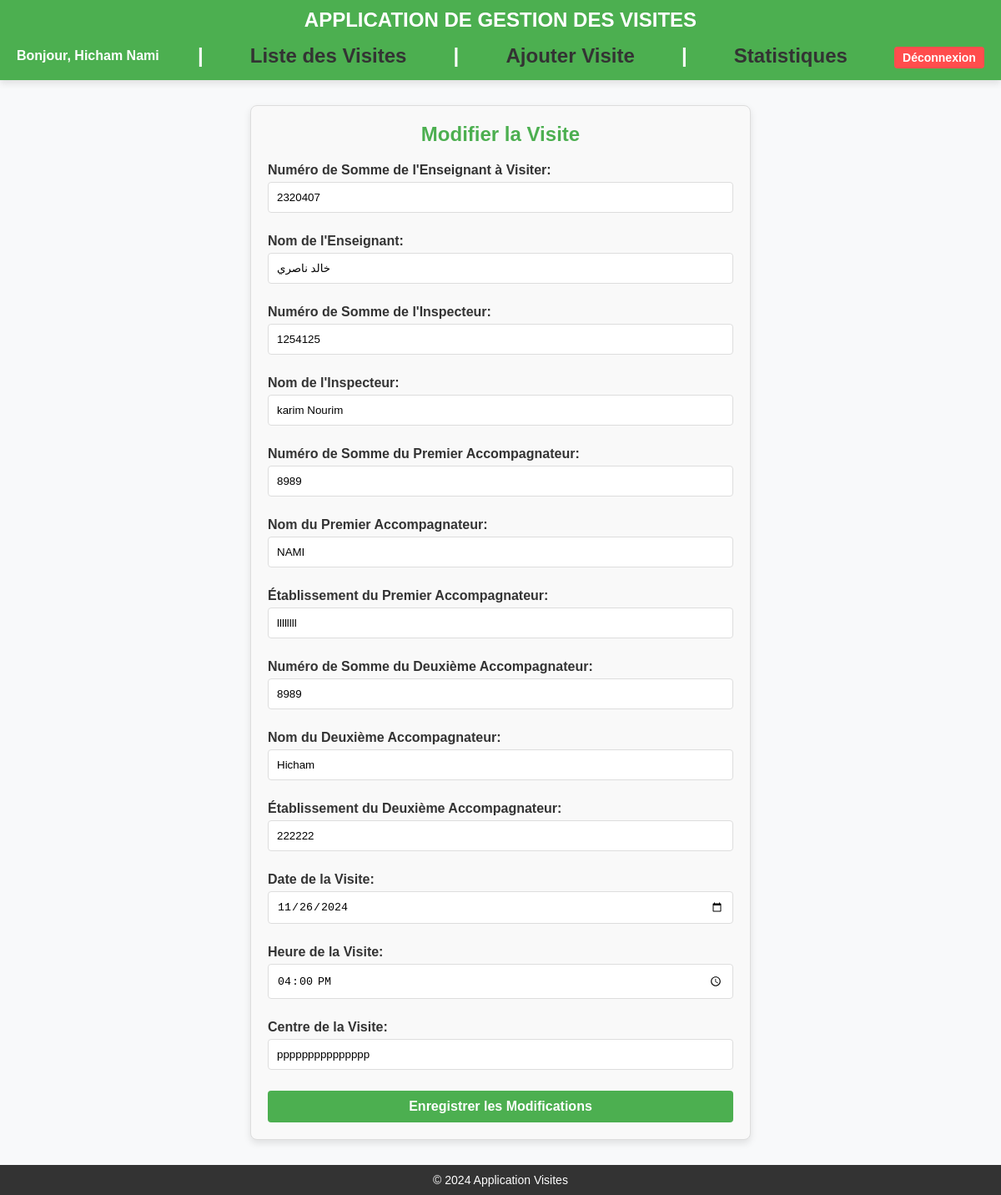
Page /modifier-visite/46/ (signed in) on the earlier database version.
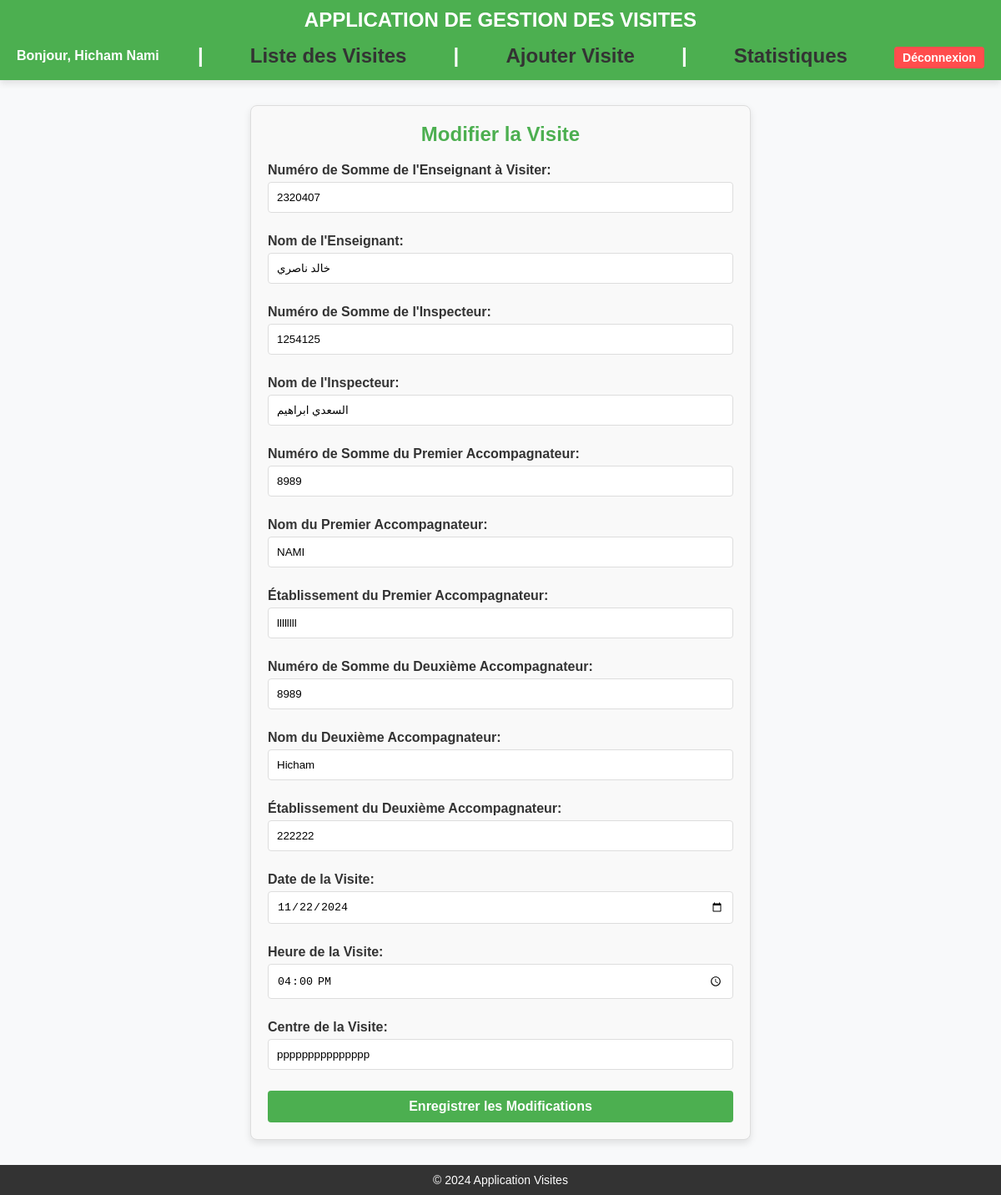
Same page on the later database version.
### inspections/models.py (models this page shows, shortened)
class Visite(models.Model):
    enseignant_visite = models.ForeignKey(Personnel, on_delete=models.CASCADE, related_name="visites")
    som_inspecteur = models.CharField(max_length=20)
    nom_inspecteur = models.CharField(max_length=100)
    som_premier_accompagnateur = models.CharField(max_length=20, blank=True, null=True)
    nom_premier_accompagnateur = models.CharField(max_length=100, blank=True, null=True)
    etab_premier_accompagnateur = models.CharField(max_length=100, blank=True, null=True)
    som_deuxieme_accompagnateur = models.CharField(max_length=20, blank=True, null=True)
    nom_deuxieme_accompagnateur = models.CharField(max_length=100, blank=True, null=True)
    etab_deuxieme_accompagnateur = models.CharField(max_length=100, blank=True, null=True)
    date_visite = models.DateField()
    heure_visite = models.TimeField()
    centre_visite = models.CharField(max_length=100)
    STATUS_CHOICES = [
        ('Programmée', 'Programmée'),
        ('Annulée', 'Annulée'),
    ]
    status = models.CharField(
        max_length=20,
        choices=STATUS_CHOICES,
        default='Programmée'
    )
    class Meta:
        permissions = [
            ("print_visite", "Can print visite"),
        ]

### inspections/views.py (the view)
# urls.py: path('modifier-visite/<int:id>/', views.modifier_visite, name='modifier_visite'),  # URL pour modifier une visite
@permission_required('inspections.change_visite', raise_exception=True)
def modifier_visite(request, id):
    visite = get_object_or_404(Visite, id=id)  # Charger la visite concernée
    if request.method == 'POST':
        form = VisiteForm(request.POST, instance=visite)
        if form.is_valid():
            form.save()  # Sauvegarder les modifications
            return redirect('liste_visites')  # Redirection après modification
    else:
        form = VisiteForm(instance=visite)
    return render(request, 'modifier_visite.html', {'form': form})

### inspections/templates/modifier_visite.html (shortened to what this page needs)
{% extends 'base.html' %}
{% block content %}
<div class="form-container">
    <h2>Modifier la Visite</h2>
    <form method="post" action="">
        {{ form.as_p }}
        <button type="submit">Enregistrer les Modifications</button>
    </form>
</div>
{% endblock %}

Differences in the rows shown:
changed Visite "NAMI": nom_inspecteur "karim Nourim" → "السعدي ابراهيم"; date_visite "11/26/2024" → "11/22/2024"
